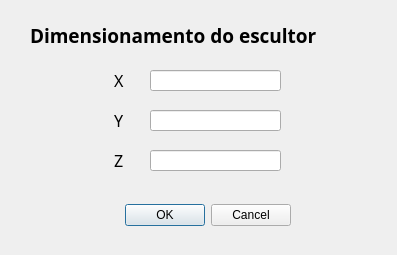
<?xml version="1.0" encoding="UTF-8"?>
<ui version="4.0">
 <class>Dialog</class>
 <widget class="QDialog" name="Dialog">
  <property name="geometry">
   <rect>
    <x>0</x>
    <y>0</y>
    <width>397</width>
    <height>255</height>
   </rect>
  </property>
  <property name="windowTitle">
   <string>Dialog</string>
  </property>
  <widget class="QDialogButtonBox" name="buttonBox">
   <property name="geometry">
    <rect>
     <x>120</x>
     <y>180</y>
     <width>171</width>
     <height>71</height>
    </rect>
   </property>
   <property name="orientation">
    <enum>Qt::Horizontal</enum>
   </property>
   <property name="standardButtons">
    <set>QDialogButtonBox::Cancel|QDialogButtonBox::Ok</set>
   </property>
  </widget>
  <widget class="QLineEdit" name="lineEditDX">
   <property name="geometry">
    <rect>
     <x>150</x>
     <y>70</y>
     <width>131</width>
     <height>21</height>
    </rect>
   </property>
  </widget>
  <widget class="QLineEdit" name="lineEditDY">
   <property name="geometry">
    <rect>
     <x>150</x>
     <y>110</y>
     <width>131</width>
     <height>21</height>
    </rect>
   </property>
  </widget>
  <widget class="QLineEdit" name="lineEditDZ">
   <property name="geometry">
    <rect>
     <x>150</x>
     <y>150</y>
     <width>131</width>
     <height>21</height>
    </rect>
   </property>
  </widget>
  <widget class="QLabel" name="label">
   <property name="geometry">
    <rect>
     <x>110</x>
     <y>70</y>
     <width>21</width>
     <height>21</height>
    </rect>
   </property>
   <property name="font">
    <font>
     <family>Exo</family>
     <pointsize>12</pointsize>
    </font>
   </property>
   <property name="text">
    <string> X</string>
   </property>
  </widget>
  <widget class="QLabel" name="label_2">
   <property name="geometry">
    <rect>
     <x>110</x>
     <y>110</y>
     <width>31</width>
     <height>21</height>
    </rect>
   </property>
   <property name="font">
    <font>
     <family>Exo</family>
     <pointsize>12</pointsize>
    </font>
   </property>
   <property name="text">
    <string> Y</string>
   </property>
  </widget>
  <widget class="QLabel" name="label_3">
   <property name="geometry">
    <rect>
     <x>110</x>
     <y>150</y>
     <width>31</width>
     <height>21</height>
    </rect>
   </property>
   <property name="font">
    <font>
     <family>Exo</family>
     <pointsize>12</pointsize>
    </font>
   </property>
   <property name="text">
    <string> Z</string>
   </property>
  </widget>
  <widget class="QLabel" name="label_4">
   <property name="geometry">
    <rect>
     <x>30</x>
     <y>20</y>
     <width>351</width>
     <height>31</height>
    </rect>
   </property>
   <property name="font">
    <font>
     <family>Exo</family>
     <pointsize>14</pointsize>
     <weight>75</weight>
     <bold>true</bold>
    </font>
   </property>
   <property name="text">
    <string>Dimensionamento do escultor</string>
   </property>
  </widget>
 </widget>
 <resources/>
 <connections>
  <connection>
   <sender>buttonBox</sender>
   <signal>accepted()</signal>
   <receiver>Dialog</receiver>
   <slot>accept()</slot>
   <hints>
    <hint type="sourcelabel">
     <x>248</x>
     <y>254</y>
    </hint>
    <hint type="destinationlabel">
     <x>157</x>
     <y>274</y>
    </hint>
   </hints>
  </connection>
  <connection>
   <sender>buttonBox</sender>
   <signal>rejected()</signal>
   <receiver>Dialog</receiver>
   <slot>reject()</slot>
   <hints>
    <hint type="sourcelabel">
     <x>316</x>
     <y>260</y>
    </hint>
    <hint type="destinationlabel">
     <x>286</x>
     <y>274</y>
    </hint>
   </hints>
  </connection>
 </connections>
</ui>
